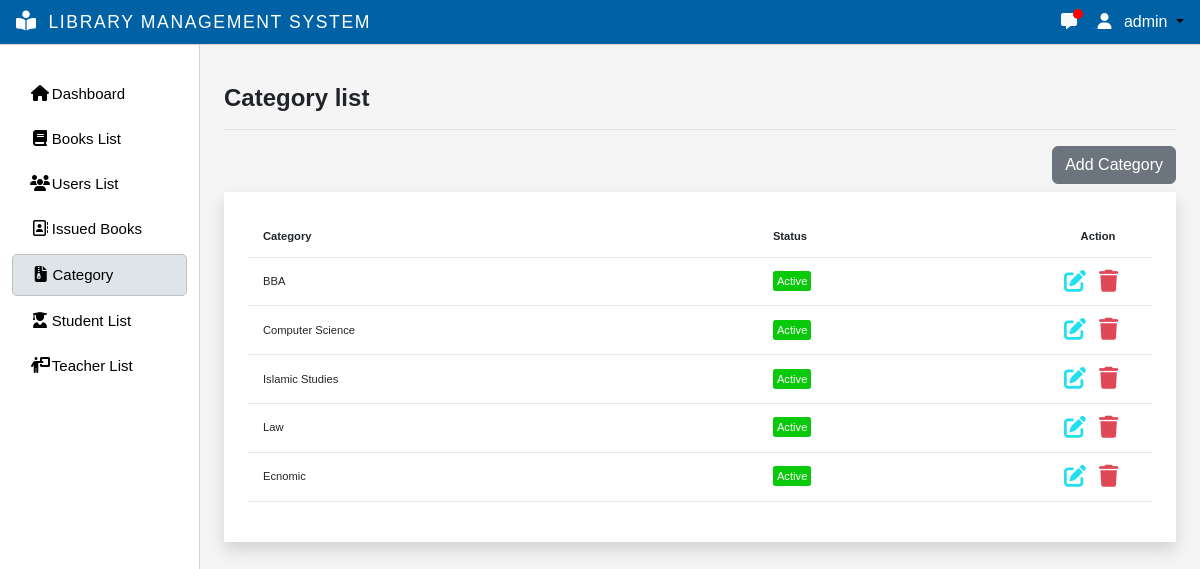
Page /category/ (signed in) on the committed database.
### myapp/models.py (models this page shows, shortened)
class CustomUser(AbstractUser):
    email = models.EmailField(max_length=255, unique=True)
    username = models.CharField(max_length=50, unique=True)
    first_name = models.CharField(null=True, blank=True, max_length=100)
    father_name= models.CharField(null=True, blank=True, max_length=100)
    last_name = models.CharField(null=True, blank=True, max_length=100)
    phone_number = models.CharField(max_length=16)
    user_id = models.CharField(max_length=50,null=True,blank=True)
    group = models.ForeignKey(Group, on_delete=models.CASCADE, default=2)
    gender = models.CharField(max_length=1,null=True,blank=True)
    USERNAME_FIELD = 'email'
    EMAIL_FIELD = 'email'
    REQUIRED_FIELDS = []
    objects = CutomUserManager()

class Category(models.Model):
    name = models.CharField(max_length=200)
    status = models.BooleanField(default=True)
    @property
    def status_name(self):
        return "Active" if self.status else "Inactive"

### myapp/decorators.py (the view)
        def wrapper_func(request, *args, **kwargs):
            group = None
            if request.user.group:
                group = request.user.group.name
            if group in allowed_roles:
                return view_func(request, *args, **kwargs)
            else:
                return HttpResponse('Your are not authorized to view this page!')

### myapp/views.py (called while the page is built)
@allowed_users(allowed_roles=['admin'])
@login_required(login_url='login-page')
def categorylist(request):
    category = Category.objects.all()
    context={'category':category}
    return render(request,'category_list.html',context)

### myapp/templates/category_list.html (shortened to what this page needs)
{% extends 'main.html' %}
{% block title %}Category list{% endblock title %}
{% block content %}
    <div class="text-end mb-2 ">
        <a href="{% url 'add_category' %}" class="add-category btn btn-secondary">Add Category</a>
    </div>
  <div class="p-4 shadow bg-white ">
	<table class="table table-font-size table-hover " >
	    <thead>
            <tr>
              <th>Category</th>
              <th>Status</th>
              <th class="text-center">Action</th>
            </tr>
          </thead>
		<tbody>
            {% if category %}
                {% for i in category %}
                    <tr>
                        <td>{{i.name}}</td>
                        {% if i.status %}
                        <td><span class="green">{{i.status_name}}</span></td>
                        {% else %}
                        <td><span class="red">{{i.status_name}}</span></td>
                        {% endif %}
                        <td style="width: 108px;">
                            <a href="{% url 'update-category' i.id %}" class="edit" data-toggle="modal"><i class="fa-solid fa-pen-to-square "></i></a>
                            <a href="{% url 'delete-category' i.id %}" onclick="return confirm('Do you really want to delete this Category?');"><i class="fa-solid fa-trash text-danger" data-toggle="tooltip" title="delete"></i></a>
                        </td>
                    </tr>
                {% endfor %}
            {% else %}
                <tr>
                    <td colspan="3">empty</td>
                </tr>
            {% endif %}
		</tbody>
	</table>
</div>
{% endblock content %}

### templates/navbar.html (shortened to what this page needs)
{% load static %}
{% load custom_tags %}
if {% if request.resolver_match.url_name == 'index' %}
<nav class="navbar navbar-expand-lg backgroundcolor fixed-top bg-light">
  <div class="container">
    <a href="{% url 'index' %}"><img src="{% static 'images/en.png' %}" class="w-48" alt=""></a>
    <button class="navbar-toggler" type="button" data-bs-toggle="collapse" data-bs-target="#navbarNav" aria-controls="navbarNav" aria-expanded="false" aria-label="Toggle navigation">
        <span class="navbar-toggler-icon"></span>
      </button>
      <div class="collapse navbar-collapse" id="navbarNav">
        <ul class="navbar-nav ms-auto">
          <li class="nav-item">
            <a class="nav-link fw-bolder " aria-current="page" href="{% url 'index' %}">Home</a>
          </li>
          <li class="nav-item">
            <div class="collapse navbar-collapse show" id="navbarNavDarkDropdown">
              <ul class="navbar-nav">
                <li class="nav-item dropdown ">
                  <a class="nav-link dropdown-toggle fw-bolder" href="{% url 'index' %}" id="navbarDarkDropdownMenuLink" role="button" data-bs-toggle="dropdown" aria-expanded="false">
                    Categories
                  </a>
                  <ul class="dropdown-menu dropdown-menu-light" aria-labelledby="navbarDarkDropdownMenuLink">
                    <li class="nav-item">
                      {% get_categories %}
                      <!-- {% for g in get_categories %}
                      {{g}}
                      {% endfor %} -->
                    </li>
                  </ul>
                </li>
              </ul>
            </div>
          </li>
          <li class="nav-item">
            <div class="collapse navbar-collapse show" id="navbarNavDarkDropdown">
              <ul class="navbar-nav">
                <li class="nav-item dropdown ">
                  <a class="nav-link dropdown-toggle fw-bolder" href="{% url 'index' %}" id="navbarDarkDropdownMenuLink" role="button" data-bs-toggle="dropdown" aria-expanded="false">
                    Links
                  </a>
                  <ul class="dropdown-menu dropdown-menu-light" aria-labelledby="navbarDarkDropdownMenuLink">
                    <li class="nav-item">
                      <a href="https://sppl.org" class="dropdown-item">Saint Paul Public Library</a>
                      <a href="https://cphlibrary.org/" class="dropdown-item">Clifton Park Halfmoon Library</a>
                      <a href="https://aadl.org/" class="dropdown-item">Ann Arbor District Library</a>
                      <a href="https://www.nypl.org/" class="dropdown-item">New York Public Library</a>
                      <a href="https://www.brooklinelibrary.org/" class="dropdown-item">Brookline Public Library</a>
                    </li>
                  </ul>
                </li>
              </ul>
            </div>
          </li>
          <li class="nav-item">
            <a class="nav-link fw-bolder" href="{% url 'contact-us' %}">Contact us</a>
          </li>
        </ul>
      </div>
    </div>
  </nav>
  {% else %}
<nav class="navbar navbar-expand-lg backgroundcolor fixed-top px-3 py-1 justify-content-between">
  <a class="navbar-brand" href="{% url 'admin-page' %}">
    <i class="fa-solid fa-book-open-reader navbar-icon "></i>
    <span class="ms-2 text-white">LIBRARY MANAGEMENT SYSTEM</span>
  </a>
  <div class="dropdown">
    {% if request.user.username %}
      {% if request.user.is_staff %}
      <a href="{% url 'message' %}">
          <i class="fa-solid fa-message me-3 text-light"></i>
          <span class="message-count"></span>
        </a>
      {% endif %}
        <a class="dropdown-toggle user-menu-item" data-bs-toggle="dropdown" aria-expanded="false">
          <i class="fa-solid fa-user me-2 text-white"></i>
            <span class="text-white">{{request.user.username}}</span>
        </a>
    {% endif %}
  </div>
</nav>
  {% endif %}

### static/css/main.css (style rules this page uses)
body { color: #566787; background: #f5f5f5; font-family: 'Varela Round', sans-serif; }
table.table tr th, table.table tr td { border-color: #e9e9e9; padding: 12px 15px; vertical-align: middle; }
table.table tr th:last-child { width: 100px; }
table.table td:last-child i { opacity: 0.9; font-size: 22px; margin: 0 5px; }
table.table td a { font-weight: bold; color: #566787; display: inline-block; text-decoration: none; outline: none !important; }
table.table td a.edit { color: #FFC107; }
table.table td i { font-size: 19px; }
.text-white { color:#fff !important; }
body { overflow-y:scroll; }
.navbar-icon { margin-top: -9px !important; font-size: 20px !important; }

### static/css/style.css (style rules this page uses)
* { margin: 0; padding: 0; box-sizing: border-box; }
:root { --offconvas-width: 270px; --topNavbarHeight: 56px; }
.navbar-icon { color: white; }
.backgroundcolor { background-color: rgba(0,98, 165, 1); border-bottom:1px solid #d6d1d1; }
@media screen and (min-width: 1200px) { .ms-2 { font-size: 1.1rem !important; letter-spacing: 0.1rem; } }
@media (min-width : 920px) { .navbar-brand { font-size: 0.9rem !important; } }
@media (min-width : 390px) { .navbar-brand { font-size: 1rem !important ; } }
.user-menu-item { color:#000000; text-decoration:none; cursor: pointer; }
.edit { color: rgb(9, 221, 236) !important; }
.table-font-size { font-size: 0.7rem !important; }
.message-count { position: absolute; left: 12px; top: -1px; width: 10px; height: 10px; border-radius: 50%; background-color: red; }

### myapp/templates/category_list.html (style rules this page uses)
.green { border: 1px solid rgb(10, 201, 10); color: #fff; border-radius: 3px; padding: 3px; background-color: rgb(10, 201, 10); }

### rows in the picture
CustomUser: user.username "admin"
Category: name "BBA", status_name "Active"
Category: name "Computer Science", status_name "Active"
Category: name "Islamic Studies", status_name "Active"
Category: name "Law", status_name "Active"
Category: name "Ecnomic", status_name "Active"
